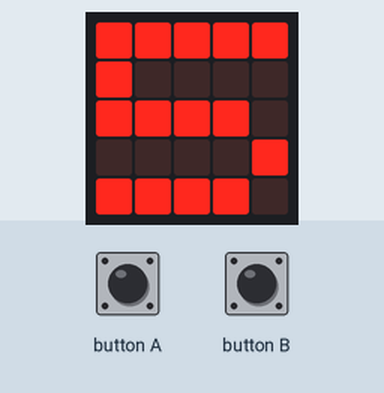
A program run on a simulated BBC micro:bit (MakeCode). On the bench: the board's 5×5 LED display. The test bench sets the inputs (shaded band). The 48×5 strip is a reading aid, not a part: it shows the text the display is scrolling, unrolled, one strip-width of it at a time.

Above: at 7.3 s.
7.4 s: button A pressed for 0.15 s
At 8.2 s:
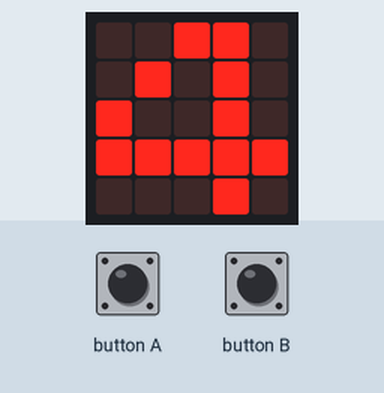
9.0 s: button A pressed for 0.15 s
At 9.4 s:
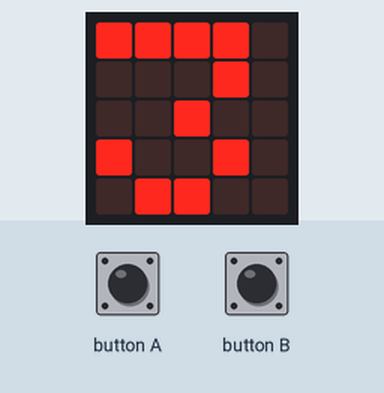
10.6 s: button A pressed 5 times (0.12 s each, 0.3 s apart)
At 14.0 s:
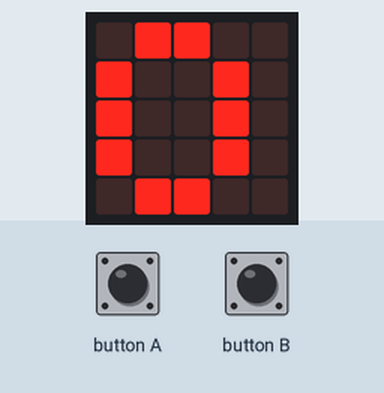
15.1 s: button B pressed for 0.15 s
At 16.7 s:
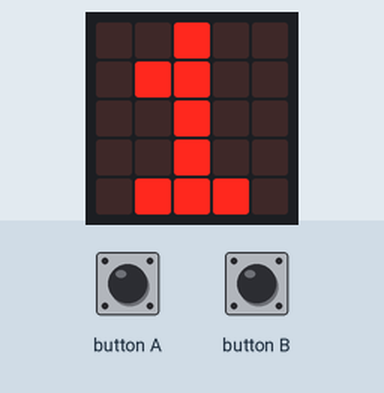
Timing chart, 0 to 18.2 s (numbered marks = the images above; inputs shaded):
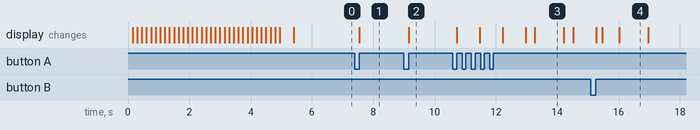

Measured:
- after the input at 7.4 s, the display: changes after 0.15 s (image 1)
- after the input at 9.0 s, the display: changes after 0.15 s (image 2)
- after the input at 10.6 s, the display: first changes after 0.12 s (image 3 shows a later state)
- after the input at 15.1 s, the display: changes after 0.17 s (image 4)
- what the display in image 3 shows lasts 0.9 s, from 13.3 s to 14.2 s

The program:

main.ts
```typescript
input.onButtonPressed(Button.A, function () {
    if (Patro >= NejnizsiPatro + 1) {
        Patro += -1
        basic.showNumber(Patro)
    } else {
        Blikej()
    }
})
input.onButtonPressed(Button.B, function () {
    if (Patro <= NejvyssiPatro - 1) {
        Patro += 1
        basic.showNumber(Patro)
    } else {
        Blikej()
    }
})
function Blikej () {
    for (let index = 0; index < 3; index++) {
        basic.clearScreen()
        basic.pause(300)
        basic.showNumber(Patro)
        basic.pause(200)
    }
}
let Patro = 0
let NejvyssiPatro = 0
let NejnizsiPatro = 0
basic.showString("Vytah")
NejnizsiPatro = 0
NejvyssiPatro = 9
Patro = 5
basic.showNumber(Patro)
basic.forever(function () {

})
```

test.ts
```typescript
// Tady jsou testy. Při použití tohoto balíčku jako rozšíření nebude zkompilováno.
```
